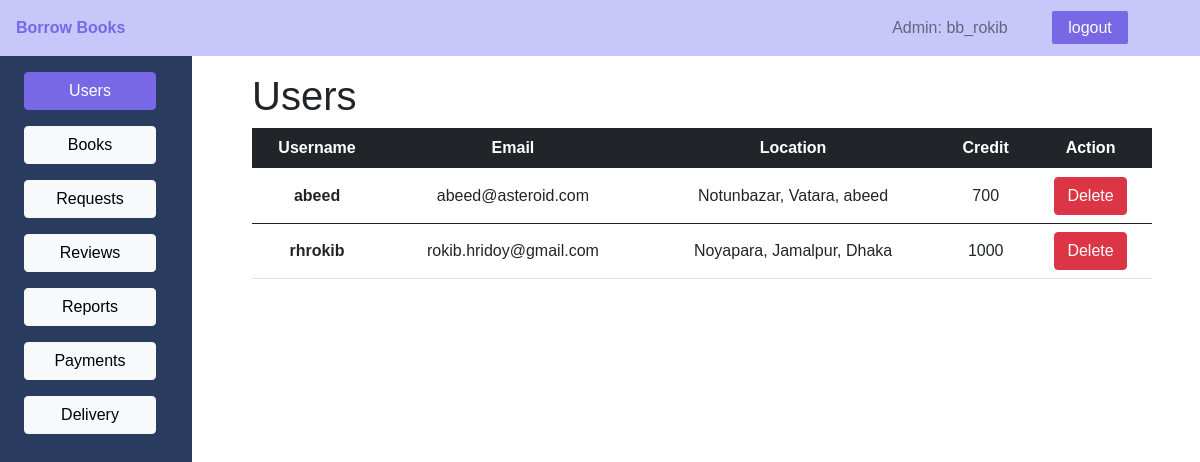
Page /admin/user.php (signed in) on the committed database.
### tables this page shows
CREATE TABLE `user` (
  `username` varchar(30) NOT NULL,
  `email` varchar(50) NOT NULL,
  `password` varchar(65) NOT NULL,
  `firstname` varchar(30) NOT NULL,
  `lastname` varchar(30) NOT NULL,
  `phone` varchar(11) NOT NULL,
  `location` varchar(50) NOT NULL,
  `city` varchar(50) NOT NULL,
  `totalCredit` float NOT NULL,
  `totalRead` int(11) NOT NULL DEFAULT 0,
  `totalGiven` int(11) NOT NULL DEFAULT 0,
  `rating` int(11) NOT NULL DEFAULT 0,
  `dp_path` varchar(300) NOT NULL
);

### admin/user.php (the view, shortened to what this page needs)
<?php
require_once('./../db_config.php');
if (!isset($_SESSION['admin']) &&  empty($_SESSION['admin'])) {
?>
  <script>
    location.assign("./login.php");
  </script>
<?php
} else {
  $username = $_SESSION['admin'];
  $retObj = $pdo->query("SELECT * FROM user ORDER BY username ASC");
  $users = $retObj->fetchAll();
?>
  <!DOCTYPE html>
  <html lang="en">
  <head>
    <link href="https://cdn.jsdelivr.net/npm/bootstrap@5.0.1/dist/css/bootstrap.min.css" rel="stylesheet">
    <link rel="stylesheet" href="./../profile/profile.css">
    <link rel="stylesheet" href="./admin.css">
  </head>
  <body>
    <header class='main-header'>
      <div>
        <a class="main-header-logo" href="#">Borrow Books</a>
      </div>
      <nav class="main-nav ">
        <ul class="main-nav__items">
          <li class="main-nav__item text-black-50 ">Admin: <?php echo $username; ?></li>
          <li class="main-nav__item nav-logout"><a href="./logout.php">logout</a></li>
        </ul>
      </nav>
    </header>
    <main>
      <div class="row">
        <div class="col-2 my-sidebar">
          <div class="container-fluid d-grid mt-3">
            <a href="./user.php" class="btn btn-primary btn-block">Users</a>
            <a href="./books.php" class="btn btn-light btn-block mt-3">Books</a>
            <a href="./request.php" class="btn btn-light btn-block mt-3">Requests</a>
            <a href="./review.php" class="btn btn-light btn-block mt-3">Reviews</a>
            <a href="./reports.php" class="btn btn-light btn-block mt-3">Reports</a>
            <a href="./payment.php" class="btn btn-light btn-block mt-3">Payments</a>
            <a href="./delivery.php" class="btn btn-light btn-block mt-3">Delivery</a>
          </div>
        </div>
        <div class="col-10">
          <div class="container px-5 mt-3">
            <h1>Users</h1>
            <table class="table  text-center">
              <thead class='table-dark'>
                <tr>
                  <th scope="col">Username</th>
                  <th scope="col">Email</th>
                  <th scope="col">Location</th>
                  <th scope="col">Credit</th>
                  <th scope="col">Action</th>
                </tr>
              </thead>
              <?php foreach ($users as $user) { ?>
                <tbody class="align-middle">
                  <tr>
                    <th scope="row"><?php echo $user['username']; ?></th>
                    <td><?php echo $user['email']; ?></td>
                    <td><?php echo $user['location'] . ", " . $user['city']; ?></td>
                    <td><?php echo $user['totalCredit']; ?></td>
                    <td class="text-center">
                      <form action="./user.php" method="post">
                        <button type="submit" class="btn btn-danger">Delete</button>
                      </form>
                    </td>
                  </tr>
                </tbody>
              <?php } ?>
            </table>
          </div>
        </div>
      </div>
    </main>
  </body>
  </html>
<?php
}
    ?>

### profile/profile.css (style rules this page uses)
* { box-sizing: border-box; }
body { margin: 0px; font-family: "Alata", sans-serif; }
.main-header { width: 100%; background: #c8c7fa; padding: 16px 16px; }
.main-header>div { display: inline-block; }
.main-header-logo { color: #7868e6; font-weight: bold; text-decoration: none; }
.main-nav { display: inline-block; text-align: right; width: calc(100% - 150px); }
.main-nav__items { padding: 0; margin: 0; list-style: none; }
.main-nav__item { display: inline-block; color: azure; margin: 0 20px; }
.main-nav__item a { color: rgb(63, 35, 129); text-decoration: none; }
.nav-logout a { color: #fdfaf6; background: #7868e6; padding: 8px 16px; border-radius: 2px; }
.btn-primary { background: #7868e6; border: 1px solid #7868e6; }

### admin/admin.css (style rules this page uses)
body { font-family: sans-serif; }
.my-sidebar { background: #293b5f; min-height: 100vh; position: relative; }

### rows in the picture
user: username "abeed", email "abeed@asteroid.com", location "Notunbazar, Vatara", city "abeed", totalCredit "700"
user: username "rhrokib", email "rokib.hridoy@gmail.com", location "Noyapara", city "Jamalpur, Dhaka", totalCredit "1000"

### other values in the picture
$username "bb_rokib"
